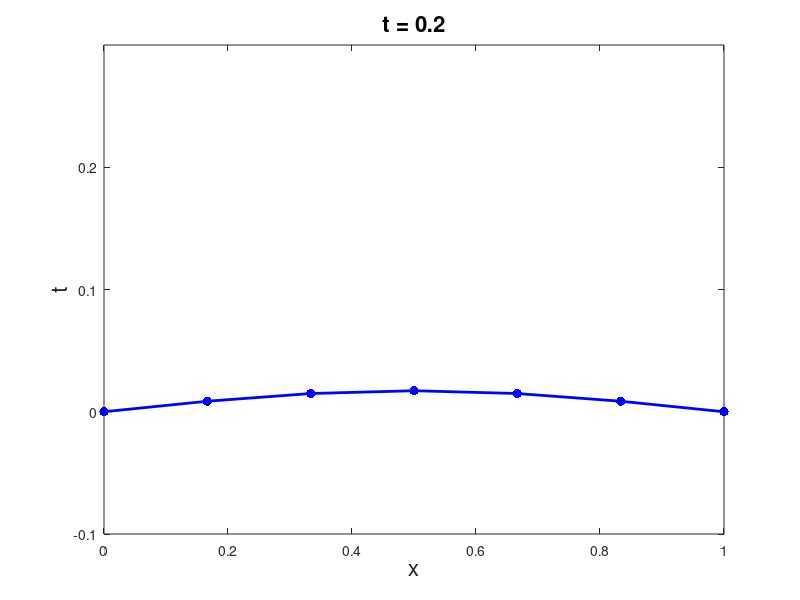
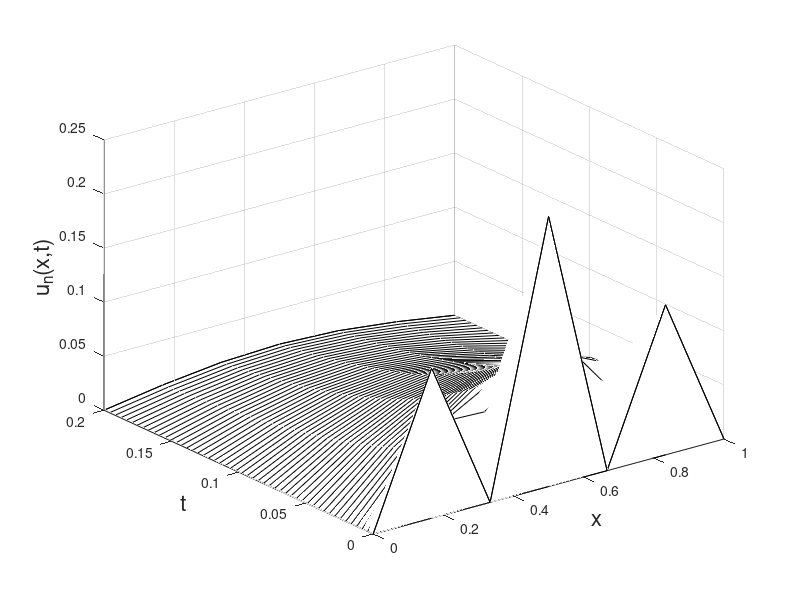

Write MATLAB code to recreate these figures, in order.
% Demo of solving the heat equation u_t = u_xx
% with u(0,t) = u(1,t) = 0, with u(x,0) = u0(x)
% using the finite element method in space, with
% the exact solution in time.

 n = input('Enter n: ');
 h = 1/(n+1);
 x = h*[1:n]';
 
% build mass and stiffness matrices
 M=sparse(n,n);
 M=M+sparse(1:n-1,2:n,h/6,n,n);
 M=M+M.';
 M=M+sparse(1:n,1:n,2*h/3,n,n);
 
 K=sparse(n,n);
 K=K+sparse(1:n-1,2:n,-1/h,n,n);
 K=K+K.';
 K=K+sparse(1:n,1:n,2/h,n,n);
 
% initial condition
 u0 = (x-x.^2).*sin(3*pi*x).^2;

% initial value of coefficients in u_n(x,t) = sum alf_k(t) phi_k(x)
 alf0 = u0;

 tvec=linspace(0,.2,50);
 
 MinvK = M\K;
 U = zeros(length(tvec),length(x)+2);

 for m=1:length(tvec)
    figure(1), clf
    t = tvec(m);
    alf = expm(-MinvK*t)*alf0;     % compute exact solution in time
    U(m,:) = [0 alf' 0];
    plot([0;x;1], [0;alf;0],'b.-','linewidth',2,'markersize',20);
    xlabel('x','fontsize',16)
    ylabel('t','fontsize',16)
    title(sprintf('t = %g',t),'fontsize',16)
    axis([0 1 -.1 .3])
    drawnow
    if m==1, input('hit return to start\n'), else, pause(0.02), end
 end
 figure(2), clf
 plt= waterfall([0;x;1],tvec,U);
 set(plt,'edgecolor','k')       % make the lines black
 xlabel('x','fontsize',16)
 ylabel('t','fontsize',16)
 zlabel('u_n(x,t)','fontsize',16)
 ylim([min(tvec) max(tvec)])
